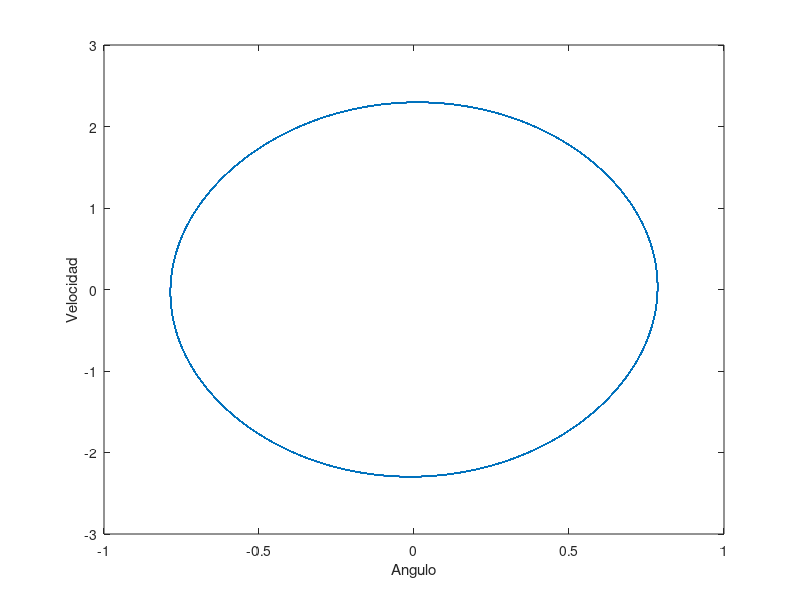

This figure's MATLAB source:
t = 100000;
U = zeros (t, 2);
h = 0.01;
k= 9;
U(1, :) = [pi / 4 , 0.1]; %angulo y velocidad

for i = 1:t
	U(i + 1, :) = [U(i, 1) + h .*(U(i, 2) - k .* h .* sin(U(i, 1))), U(i, 2) - k .* h .* sin(U(i,1))];
end
plot(U(:, 1), U(:, 2))
xlabel('Angulo')
ylabel('Velocidad')
shg